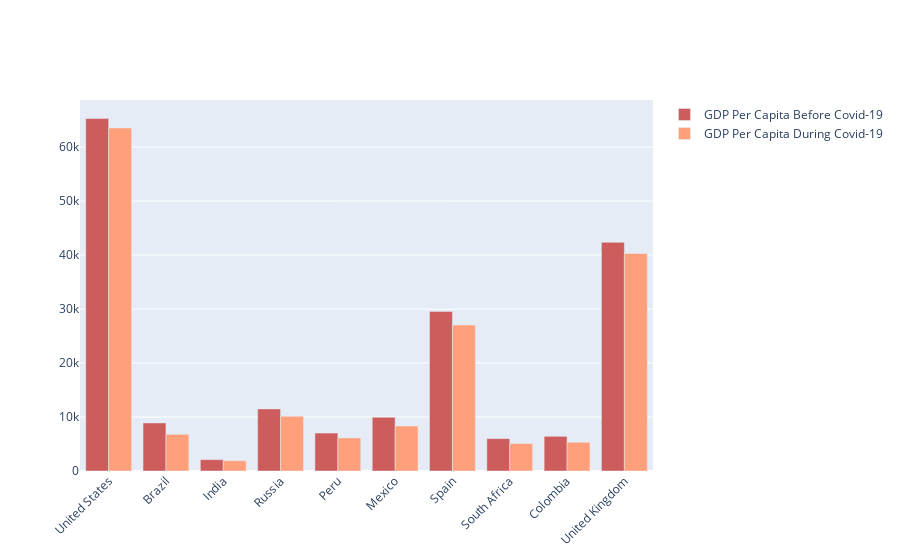

Notebook code for this chart:
### Code cell
# A grouped chart would be the most helpful in visualizing comparisons

fig = go.Figure()
fig.add_trace(go.Bar(
    x=df["Country"],
    y=df["GDP Before Covid"],
    name='GDP Per Capita Before Covid-19',
    marker_color='indianred'
))
fig.add_trace(go.Bar(
    x=df["Country"],
    y=df["GDP During Covid"],
    name='GDP Per Capita During Covid-19',
    marker_color='lightsalmon'
))
fig.update_layout(barmode='group', xaxis_tickangle=-45)
fig.show()

### Figure 1 — Plotly figure (JSON) as saved in the notebook; plotly's stock layout.template omitted (floating-point values rounded to 4 significant figures)
{"data": [{"marker": {"color": "indianred"}, "name": "GDP Per Capita Before Covid-19", "type": "bar", "x": ["United States", "Brazil", "India", "Russia", "Peru", "Mexico", "Spain", "South Africa", "Colombia", "United Kingdom"], "y": [65280.0, 8897.0, 2101.0, 11500.0, 7028.0, 9946.0, 29560.0, 6001.0, 6425.0, 42350.0]}, {"marker": {"color": "lightsalmon"}, "name": "GDP Per Capita During Covid-19", "type": "bar", "x": ["United States", "Brazil", "India", "Russia", "Peru", "Mexico", "Spain", "South Africa", "Colombia", "United Kingdom"], "y": [63540.0, 6797.0, 1901.0, 10130.0, 6127.0, 8347.0, 27060.0, 5091.0, 5333.0, 40280.0]}], "layout": {"barmode": "group", "xaxis": {"tickangle": -45}}}
